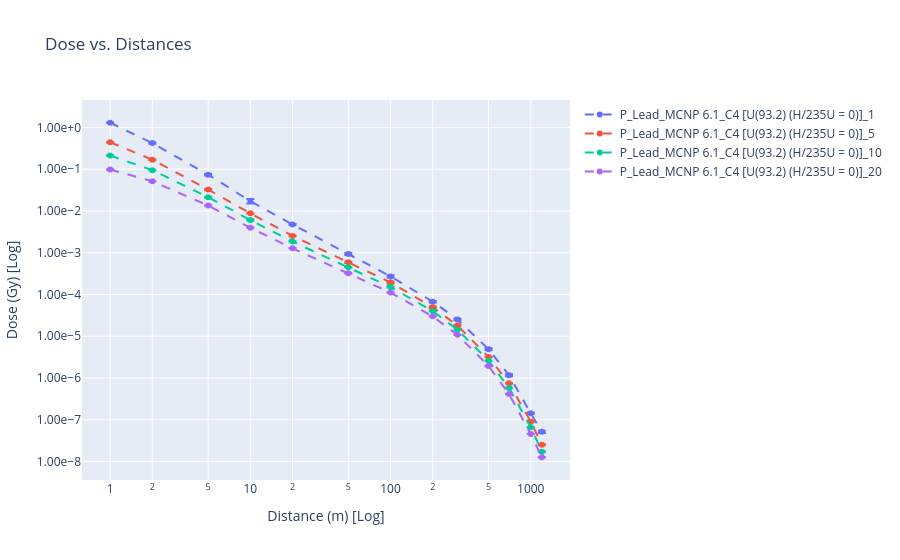

Notebook code cell kept with this figure:
### Markdown cell above
---

# 📊 Comparaison Visuelle des Modèles sur Jeu de Données Spécifique

Test des principaux modèles sur : **Photons + Acier + U(93.2)**

### Code cell
# 🎯 Chargement du jeu de données spécifique pour comparaison

# Define your filter criteria
particles = ['P']  # Photons
screens = ['Lead']  # Acier
cases = ['C4 [U(93.2) (H/235U = 0)]']  # Uranium hautement enrichi
codes = ['MCNP 6.1']
thicknesses = []  # Toutes les épaisseurs

# Apply the filter and plot the data
filtered_data_test = filter_wall_df(data, particles, screens, cases, codes, thicknesses, plot=True)

# Extraction des données
r_test = filtered_data_test['Distance (m)'].values
T_test = filtered_data_test['Thickness (cm)'].values
D_test = filtered_data_test['Dose'].values

print(f"\n📊 Données chargées pour comparaison :")
print(f"   • Nombre de points : {len(filtered_data_test)}")
print(f"   • Distance : {r_test.min():.0f} - {r_test.max():.0f} m")
print(f"   • Épaisseur : {T_test.min():.0f} - {T_test.max():.0f} cm")
print(f"   • Dose : {D_test.min():.2e} - {D_test.max():.2e} Gy")

### Figure 1 — Plotly figure (JSON) as saved in the notebook; plotly's stock layout.template omitted (floating-point values rounded to 4 significant figures)
{"data": [{"error_y": {"array": [0.02456, 0.0139, 0.002719, 0.002221, 0.0001585, 4.834e-05, 1.666e-05, 2.656e-06, 1.117e-06, 2.341e-07, 5.892e-08, 6.194e-09, 3.169e-09], "type": "data", "visible": true}, "line": {"dash": "dash"}, "mode": "lines+markers", "name": "P_Lead_MCNP 6.1_C4 [U(93.2) (H/235U = 0)]_1", "type": "scatter", "x": [1, 2, 5, 10, 20, 50, 100, 200, 300, 500, 700, 1000, 1200], "y": [1.293, 0.4211, 0.07349, 0.01722, 0.004744, 0.0009332, 0.0002714, 6.74e-05, 2.528e-05, 4.919e-06, 1.169e-06, 1.434e-07, 5.162e-08]}, {"error_y": {"array": [0.008729, 0.00506, 0.001133, 0.0001805, 4.504e-05, 1.864e-05, 1.127e-05, 2.231e-06, 3.413e-07, 5.428e-08, 1.675e-08, 2.442e-09, 7.945e-10], "type": "data", "visible": true}, "line": {"dash": "dash"}, "mode": "lines+markers", "name": "P_Lead_MCNP 6.1_C4 [U(93.2) (H/235U = 0)]_5", "type": "scatter", "x": [1, 2, 5, 10, 20, 50, 100, 200, 300, 500, 700, 1000, 1200], "y": [0.4409, 0.1687, 0.03257, 0.008761, 0.002531, 0.0005899, 0.0001944, 4.936e-05, 1.816e-05, 3.193e-06, 7.48e-07, 9.046e-08, 2.53e-08]}, {"error_y": {"array": [0.003764, 0.001973, 0.0004994, 0.0001824, 2.66e-05, 6.887e-06, 2.884e-06, 5.287e-07, 1.585e-07, 3.236e-08, 1.029e-08, 1.117e-09, 3.81e-10], "type": "data", "visible": true}, "line": {"dash": "dash"}, "mode": "lines+markers", "name": "P_Lead_MCNP 6.1_C4 [U(93.2) (H/235U = 0)]_10", "type": "scatter", "x": [1, 2, 5, 10, 20, 50, 100, 200, 300, 500, 700, 1000, 1200], "y": [0.2115, 0.09487, 0.02134, 0.006038, 0.001847, 0.0004472, 0.0001502, 4.005e-05, 1.441e-05, 2.61e-06, 5.784e-07, 6.648e-08, 1.732e-08]}, {"error_y": {"array": [0.001946, 0.0007609, 0.0001942, 4.507e-05, 1.654e-05, 4.141e-06, 1.338e-06, 2.158e-07, 7.58e-08, 1.515e-08, 3.652e-09, 5.061e-10, 1.728e-10], "type": "data", "visible": true}, "line": {"dash": "dash"}, "mode": "lines+markers", "name": "P_Lead_MCNP 6.1_C4 [U(93.2) (H/235U = 0)]_20", "type": "scatter", "x": [1, 2, 5, 10, 20, 50, 100, 200, 300, 500, 700, 1000, 1200], "y": [0.09827, 0.05141, 0.01348, 0.003954, 0.001273, 0.0003235, 0.0001115, 2.997e-05, 1.083e-05, 1.943e-06, 4.15e-07, 4.601e-08, 1.271e-08]}], "layout": {"legend": {"title": {"text": ""}}, "showlegend": true, "title": {"text": "Dose vs. Distances"}, "xaxis": {"title": {"text": "Distance (m) [Log]"}, "type": "log"}, "yaxis": {"tickformat": ".2e", "title": {"text": "Dose (Gy) [Log]"}, "type": "log"}}}
